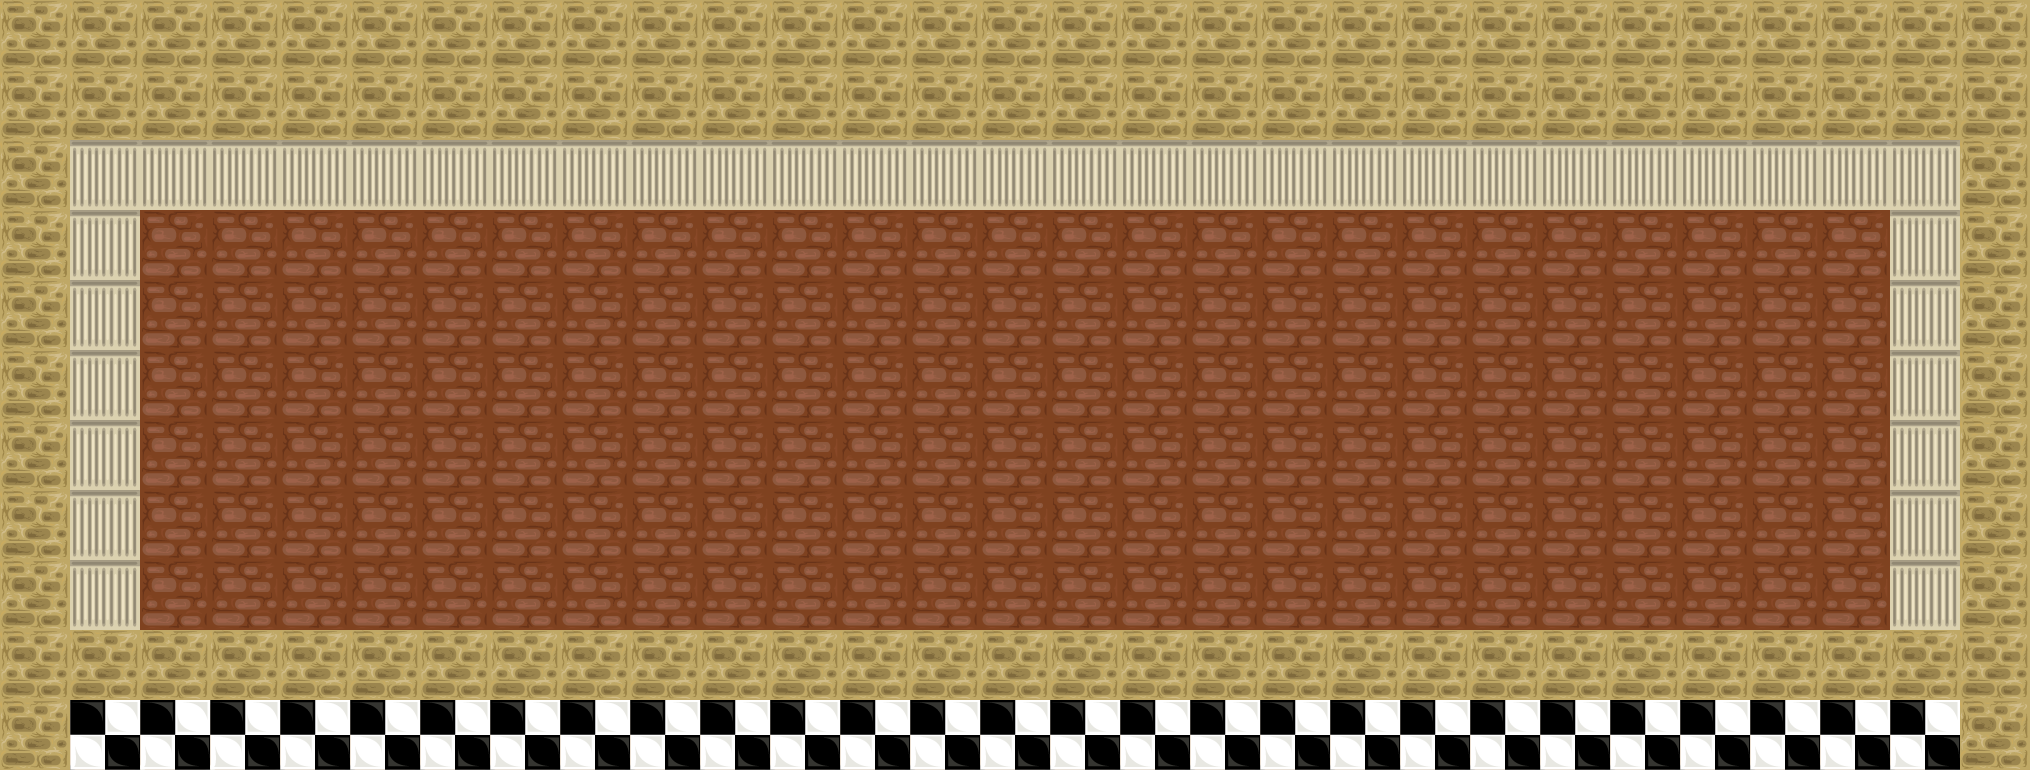

Below is a game level as drawn by its tile map, then a one-line description and the .tmx file that defines it, in full:
An orthogonal 29x11 tile map with 70x70 px tiles, 5 tile layers (bkgnd3, bkgnd2, bkgnd, World, ...), 1 hidden layer not drawn, 5 tilesets.

<map version="1.2" tiledversion="1.2.3" orientation="orthogonal" renderorder="right-down" width="29" height="11" tilewidth="70" tileheight="70" infinite="0" backgroundcolor="#000000" nextlayerid="88" nextobjectid="31">
 <tileset firstgid="1" name="tiles4" tilewidth="70" tileheight="70" tilecount="16" columns="4">
  <image source="tile_sheet_files/tiles4.png" width="280" height="280" />
 </tileset>
 <tileset firstgid="17" name="coin" tilewidth="70" tileheight="70" tilecount="1" columns="1">
  <image source="../items/coinGold.png" width="70" height="70" />
 </tileset>
 <tileset firstgid="18" name="tiles2" tilewidth="70" tileheight="70" tilecount="16" columns="4">
  <image source="tile_sheet_files/tiles2.png" width="280" height="280" />
 </tileset>
 <tileset firstgid="34" name="tiles" tilewidth="70" tileheight="70" tilecount="16" columns="4">
  <image source="tile_sheet_files/tiles.png" width="280" height="280" />
 </tileset>
 <tileset firstgid="50" name="tiles3" tilewidth="70" tileheight="70" tilecount="16" columns="4">
  <image source="tile_sheet_files/tiles3.png" width="280" height="280" />
 </tileset>
 <layer id="82" name="bkgnd3" width="29" height="11">
  <data encoding="csv">
0,0,0,0,0,0,0,0,0,0,0,0,0,0,0,0,0,0,0,0,0,0,0,0,0,0,0,0,0,
0,0,0,0,0,0,0,0,0,0,0,0,0,0,0,0,0,0,0,0,0,0,0,0,0,0,0,0,0,
0,0,0,0,0,0,0,0,0,0,0,0,0,0,0,0,0,0,0,0,0,0,0,0,0,0,0,0,0,
0,0,0,0,0,0,0,0,0,0,0,0,0,0,0,0,0,0,0,0,0,0,0,0,0,0,0,0,0,
0,0,0,0,0,0,0,0,0,0,0,0,0,0,0,0,0,0,0,0,0,0,0,0,0,0,0,0,0,
0,0,0,0,0,0,0,0,0,0,0,0,0,0,0,0,0,0,0,0,0,0,0,0,0,0,0,0,0,
0,0,0,0,0,0,0,0,0,0,0,0,0,0,0,0,0,0,0,0,0,0,0,0,0,0,0,0,0,
0,0,0,0,0,0,0,0,0,0,0,0,0,0,0,0,0,0,0,0,0,0,0,0,0,0,0,0,0,
0,0,0,0,0,0,0,0,0,0,0,0,0,0,0,0,0,0,0,0,0,0,0,0,0,0,0,0,0,
41,41,41,41,41,41,41,41,41,41,41,41,41,41,41,41,41,41,41,41,41,41,41,41,41,41,41,41,41,
0,0,41,41,0,0,0,0,0,0,0,0,0,0,0,0,0,0,0,0,0,0,0,0,0,0,0,0,0
</data>
 </layer>
 <layer id="83" name="bkgnd2" width="29" height="11" offsetx="-56" offsety="-112">
  <data encoding="csv">
0,0,0,0,0,0,0,0,0,0,0,0,0,0,0,0,0,0,0,0,0,0,0,0,0,0,0,0,0,
0,0,0,0,0,0,0,0,0,0,0,0,0,0,0,0,0,0,0,0,0,0,0,0,0,0,0,0,0,
0,0,0,0,0,0,0,0,0,0,0,0,0,0,0,0,0,0,0,0,0,0,0,0,0,0,0,0,0,
0,0,0,0,0,0,0,0,0,0,0,0,0,0,0,0,0,0,0,0,0,0,0,0,0,0,0,0,0,
0,0,0,0,0,0,0,0,0,0,0,0,0,0,0,0,0,0,0,0,0,0,0,0,0,0,0,0,0,
0,0,0,0,0,0,0,0,0,0,0,0,0,0,0,0,0,0,0,0,0,0,0,0,0,0,0,0,0,
0,0,0,0,0,0,0,0,0,0,0,0,0,0,0,0,0,0,0,0,0,0,0,0,0,0,0,0,0,
0,0,0,0,0,0,0,0,0,0,0,0,0,0,0,0,0,0,0,0,0,0,0,0,0,0,0,0,0,
0,0,0,0,0,0,0,0,0,0,0,0,0,0,0,0,0,0,0,0,0,0,0,0,0,0,0,0,0,
0,0,0,0,0,0,0,0,0,0,0,0,0,0,0,0,0,0,0,0,0,0,0,0,0,0,0,0,0,
0,0,0,0,0,0,0,0,0,0,0,0,0,0,0,0,0,0,0,0,0,0,0,0,0,0,0,0,0
</data>
 </layer>
 <layer id="84" name="bkgnd" width="29" height="11">
  <data encoding="csv">
0,0,0,0,0,0,0,0,0,0,0,0,0,0,0,0,0,0,0,0,0,0,0,0,0,0,0,0,0,
0,0,0,0,0,0,0,0,0,0,0,0,0,0,0,0,0,0,0,0,0,0,0,0,0,0,0,0,0,
0,0,56,56,56,56,56,56,56,56,56,56,56,56,56,56,56,56,56,56,56,56,56,56,56,56,56,56,7,
0,0,56,56,56,56,56,56,56,56,56,56,56,56,56,56,56,56,56,56,56,56,56,56,56,56,56,56,7,
0,0,56,56,56,56,56,56,56,56,56,56,56,56,56,56,56,56,56,56,56,56,56,56,56,56,56,56,7,
0,0,56,56,56,56,56,56,56,56,56,56,56,56,56,56,56,56,56,56,56,56,56,56,56,56,56,56,7,
0,0,56,56,56,56,56,56,56,56,56,56,56,56,56,56,56,56,56,56,56,56,56,56,56,56,56,56,7,
0,0,56,56,56,56,56,56,56,56,56,56,56,56,56,56,56,56,56,56,56,56,56,56,56,56,56,56,7,
0,0,56,56,56,56,56,56,56,56,56,56,56,56,56,56,56,56,56,56,56,56,56,56,56,56,56,56,7,
0,0,0,0,0,0,0,0,0,0,0,0,0,0,0,0,0,0,0,0,0,0,0,0,0,0,0,0,0,
0,0,0,0,0,0,0,0,0,0,0,0,0,0,0,0,0,0,0,0,0,0,0,0,0,0,0,0,0
</data>
 </layer>
 <layer id="85" name="World" width="29" height="11">
  <data encoding="csv">
52,52,52,52,52,52,52,52,52,52,52,52,52,52,52,52,52,52,52,52,52,52,52,52,52,52,52,52,52,
52,52,52,52,52,52,52,52,52,52,52,52,52,52,52,52,52,52,52,52,52,52,52,52,52,52,52,52,52,
52,65,65,65,65,65,65,65,65,65,65,65,65,65,65,65,65,65,65,65,65,65,65,65,65,65,65,65,52,
52,65,0,0,0,0,0,0,0,0,0,0,0,0,0,0,0,0,0,0,0,0,0,0,0,0,0,65,52,
52,65,0,0,0,0,0,0,0,0,0,0,0,0,0,0,0,0,0,0,0,0,0,0,0,0,0,65,52,
52,65,0,0,0,0,0,0,0,0,0,0,0,0,0,0,0,0,0,0,0,0,0,0,0,0,0,65,52,
52,65,0,0,0,0,0,0,0,0,0,0,0,0,0,0,0,0,0,0,0,0,0,0,0,0,0,65,52,
52,65,0,0,0,0,0,0,0,0,0,0,0,0,0,0,0,0,0,0,0,0,0,0,0,0,0,65,52,
52,65,0,0,0,0,0,0,0,0,0,0,0,0,0,0,0,0,0,0,0,0,0,0,0,0,0,65,52,
52,52,52,52,52,52,52,52,52,52,52,52,52,52,52,52,52,52,52,52,52,52,52,52,52,52,52,52,52,
52,53,53,53,53,53,53,53,53,53,53,53,53,53,53,53,53,53,53,53,53,53,53,53,53,53,53,53,52
</data>
 </layer>
 <layer id="86" name="Coins" width="29" height="11">
  <data encoding="csv">
0,0,0,0,0,0,0,0,0,0,0,0,0,0,0,0,0,0,0,0,0,0,0,0,0,0,0,0,0,
0,0,0,0,0,0,0,0,0,0,0,0,0,0,0,0,0,0,0,0,0,0,0,0,0,0,0,0,0,
0,0,0,0,0,0,0,0,0,0,0,0,0,0,0,0,0,0,0,0,0,0,0,0,0,0,0,0,0,
0,0,0,0,0,0,0,0,0,0,0,0,0,0,0,0,0,0,0,0,0,0,0,0,0,0,0,0,0,
0,0,0,0,0,0,0,0,0,0,0,0,0,0,0,0,0,0,0,0,0,0,0,0,0,0,0,0,0,
0,0,0,0,0,0,0,0,0,0,0,0,0,0,0,0,0,0,0,0,0,0,0,0,0,0,0,0,0,
0,0,0,0,0,0,0,0,0,0,0,0,0,0,0,0,0,0,0,0,0,0,0,0,0,0,0,0,0,
0,0,0,0,0,0,0,0,0,0,0,0,0,0,0,0,0,0,0,0,0,0,0,0,0,0,0,0,0,
0,0,0,0,0,0,0,0,0,0,0,0,0,0,0,0,0,0,0,0,0,0,0,0,0,0,0,0,0,
0,0,0,0,0,0,0,0,0,0,0,0,0,0,0,0,0,0,0,0,0,0,0,0,0,0,0,0,0,
0,0,0,0,0,0,0,0,0,0,0,0,0,0,0,0,0,0,0,0,0,0,0,0,0,0,0,0,0
</data>
 </layer>
 <layer id="87" name="Macaroni" width="29" height="11" visible="0">
  <data encoding="csv">
0,0,0,0,0,0,0,0,0,0,0,0,0,0,0,0,0,0,0,0,0,0,0,0,0,0,0,0,0,
0,0,0,0,0,0,0,0,0,0,0,0,0,0,0,0,0,0,0,0,0,0,0,0,0,0,0,0,0,
0,0,0,0,0,0,0,0,0,0,0,0,0,0,0,0,0,0,0,0,0,0,0,0,0,0,0,0,0,
0,0,0,0,0,0,0,0,0,0,0,0,0,0,0,0,0,0,0,0,0,0,0,0,0,0,0,0,0,
0,0,0,0,0,0,0,0,0,0,0,0,0,0,0,0,0,0,0,0,0,0,0,0,0,0,0,0,0,
0,0,0,0,0,0,0,0,0,0,0,0,0,0,0,0,0,0,0,0,0,0,0,0,0,0,0,0,0,
0,0,0,0,0,0,0,0,0,0,0,0,0,0,0,0,0,0,0,0,0,0,0,0,0,0,0,0,0,
0,0,0,0,0,0,0,0,0,0,0,0,0,0,0,0,0,0,0,0,0,0,0,0,0,0,0,0,0,
0,0,0,0,0,0,0,0,0,0,0,0,0,0,0,0,0,0,0,0,0,0,0,0,0,0,0,0,0,
0,0,0,0,0,0,0,0,0,0,0,0,0,0,0,0,0,0,0,0,0,0,0,0,0,0,0,0,0,
0,0,0,0,0,0,0,0,0,0,0,0,0,0,0,0,0,0,0,0,0,0,0,0,0,0,0,0,0
</data>
 </layer>
</map>